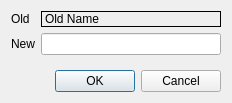
<?xml version="1.0" encoding="UTF-8"?>
<ui version="4.0">
 <class>mbCoreDialogName</class>
 <widget class="QDialog" name="mbCoreDialogName">
  <property name="geometry">
   <rect>
    <x>0</x>
    <y>0</y>
    <width>232</width>
    <height>103</height>
   </rect>
  </property>
  <property name="windowTitle">
   <string>Dialog</string>
  </property>
  <layout class="QGridLayout" name="gridLayout">
   <item row="1" column="0">
    <widget class="QLabel" name="label_2">
     <property name="text">
      <string>New</string>
     </property>
    </widget>
   </item>
   <item row="1" column="1">
    <widget class="QLineEdit" name="lnNewName"/>
   </item>
   <item row="0" column="0">
    <widget class="QLabel" name="label">
     <property name="text">
      <string>Old</string>
     </property>
    </widget>
   </item>
   <item row="0" column="1">
    <widget class="QLabel" name="lblOldName">
     <property name="frameShape">
      <enum>QFrame::Box</enum>
     </property>
     <property name="text">
      <string>Old Name</string>
     </property>
    </widget>
   </item>
   <item row="3" column="1">
    <widget class="QDialogButtonBox" name="buttonBox">
     <property name="standardButtons">
      <set>QDialogButtonBox::Cancel|QDialogButtonBox::Ok</set>
     </property>
    </widget>
   </item>
   <item row="2" column="1">
    <spacer name="verticalSpacer">
     <property name="orientation">
      <enum>Qt::Vertical</enum>
     </property>
     <property name="sizeHint" stdset="0">
      <size>
       <width>20</width>
       <height>40</height>
      </size>
     </property>
    </spacer>
   </item>
  </layout>
 </widget>
 <resources/>
 <connections/>
</ui>
